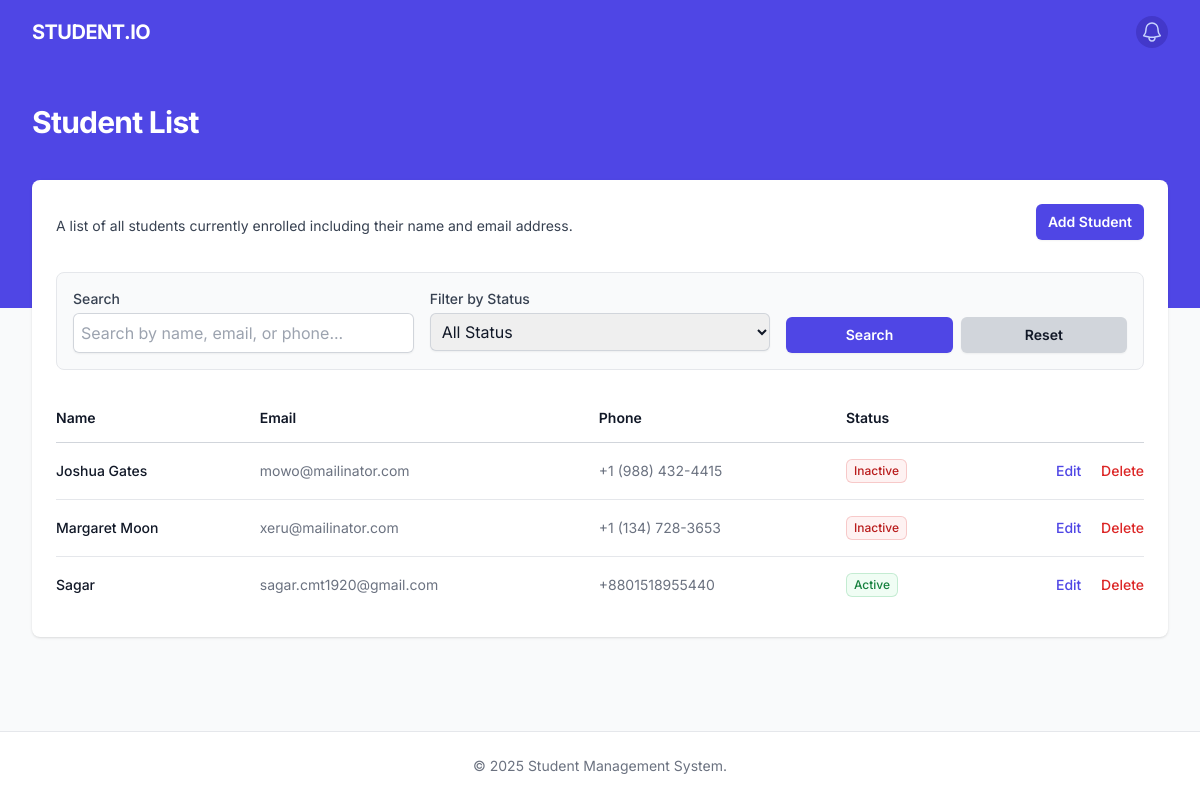
The page / on the database its author committed.
### tables this page shows
CREATE TABLE `students` (
  `id` int(11) NOT NULL,
  `name` varchar(255) NOT NULL,
  `email` varchar(255) NOT NULL,
  `phone` varchar(255) NOT NULL,
  `status` varchar(255) NOT NULL,
  `created_at` timestamp NOT NULL DEFAULT current_timestamp() ON UPDATE current_timestamp()
);

### api/read.php (called while the page is built, shortened)
<?php
require dirname(__DIR__) . '/config/db.php';
function getAllStudents()
{
    global $db_connect;
    $sql = "SELECT * FROM students ORDER BY id DESC";
    $result = $db_connect->query($sql);
    $students = [];
    if ($result->num_rows > 0) {
        while ($row = $result->fetch_assoc()) {
            $students[] = $row;
        }
    }
    return $students;
}

### index.php (the view, shortened to what this page needs)
<?php
require 'api/read.php';
$searchTerm = $_GET['search'] ?? '';
$statusFilter = $_GET['status'] ?? '';
if (!empty($searchTerm) || !empty($statusFilter)) {
    $students = searchStudents($searchTerm, $statusFilter);
} else {
    $students = getAllStudents();
}
?>
<!DOCTYPE html>
<html lang="en" class="h-full bg-gray-50">
<head>
    <script src="https://cdn.tailwindcss.com"></script>
</head>
<body class="h-full">
    <div class="min-h-full flex flex-col">
        <nav class="bg-indigo-600 pb-32">
            <div class="mx-auto max-w-7xl px-4 sm:px-6 lg:px-8">
                <div class="flex h-16 items-center justify-between">
                    <div class="flex items-center">
                        <div class="flex-shrink-0">
                            <span class="text-white font-bold text-xl tracking-tight">STUDENT.IO</span>
                        </div>
                    </div>
                    <div class="hidden md:block">
                        <div class="ml-4 flex items-center md:ml-6">
                            <button
                                class="rounded-full bg-indigo-700 p-1 text-indigo-200 hover:text-white focus:outline-none">
                            </button>
                        </div>
                    </div>
                </div>
            </div>
            <header class="py-10">
                <div class="mx-auto max-w-7xl px-4 sm:px-6 lg:px-8">
                    <h1 class="text-3xl font-bold tracking-tight text-white">
                        Student List
                    </h1>
                </div>
            </header>
        </nav>
        <main class="-mt-32">
            <div class="mx-auto max-w-7xl px-4 pb-12 sm:px-6 lg:px-8">
                <div class="rounded-lg bg-white px-5 py-6 shadow sm:px-6">
                    <div class="sm:flex sm:items-center mb-8">
                        <div class="sm:flex-auto">
                            <p class="mt-2 text-sm text-gray-700">
                                A list of all students currently enrolled including their name
                                and email address.
                            </p>
                        </div>
                        <div class="mt-4 sm:ml-16 sm:mt-0 sm:flex-none">
                            <a href="create.php"
                                class="block rounded-md bg-indigo-600 px-3 py-2 text-center text-sm font-semibold text-white shadow-sm hover:bg-indigo-500 focus-visible:outline focus-visible:outline-2 focus-visible:outline-offset-2 focus-visible:outline-indigo-600">
                                Add Student
                            </a>
                        </div>
                    </div>
                    <div class="mb-6 bg-gray-50 p-4 rounded-lg border border-gray-200">
                        <form method="GET" class="grid grid-cols-1 gap-4 sm:grid-cols-3">
                            <div>
                                <label for="search" class="block text-sm font-medium text-gray-700 mb-1">Search</label>
                                <input type="text" name="search" id="search" placeholder="Search by name, email, or phone..."
                                    value="<?php echo htmlspecialchars($searchTerm); ?>"
                                    class="w-full rounded-md border-0 p-2 text-gray-900 shadow-sm ring-1 ring-inset ring-gray-300 placeholder:text-gray-400 focus:ring-1 focus:ring-indigo-600 outline-none" />
                            </div>
                            <div>
                                <label for="status" class="block text-sm font-medium text-gray-700 mb-1">Filter by Status</label>
                                <select name="status" id="status"
                                    class="w-full rounded-md border-0 p-2 text-gray-900 shadow-sm ring-1 ring-inset ring-gray-300 focus:ring-1 focus:ring-indigo-600 outline-none">
                                    <option value="">All Status</option>
                                </select>
                            </div>
                            <div class="flex items-end gap-2">
                                <button type="submit"
                                    class="flex-1 rounded-md bg-indigo-600 px-3 py-2 text-sm font-semibold text-white shadow-sm hover:bg-indigo-500">
                                    Search
                                </button>
                                <a href="index.php"
                                    class="flex-1 rounded-md bg-gray-300 px-3 py-2 text-sm font-semibold text-gray-900 shadow-sm hover:bg-gray-400 text-center">
                                    Reset
                                </a>
                            </div>
                        </form>
                    </div>
                    <div class="overflow-x-auto">
                        <?php if (count($students) > 0): ?>
                        <table class="min-w-full divide-y divide-gray-300">
                            <thead>
                                <tr>
                                    <th scope="col"
                                        class="py-3.5 pl-4 pr-3 text-left text-sm font-semibold text-gray-900 sm:pl-0">
                                        Name
                                    </th>
                                    <th scope="col" class="px-3 py-3.5 text-left text-sm font-semibold text-gray-900">
                                        Email
                                    </th>
                                    <th scope="col" class="px-3 py-3.5 text-left text-sm font-semibold text-gray-900">
                                        Phone
                                    </th>
                                    <th scope="col" class="px-3 py-3.5 text-left text-sm font-semibold text-gray-900">
                                        Status
                                    </th>
                                    <th scope="col" class="relative py-3.5 pl-3 pr-4 sm:pr-0">
                                    </th>
                                </tr>
                            </thead>
                            <tbody class="divide-y divide-gray-200">
                                <?php foreach ($students as $student): ?>
                                <tr>
                                    <td
                                        class="whitespace-nowrap py-4 pl-4 pr-3 text-sm font-medium text-gray-900 sm:pl-0">
                                        <?php echo htmlspecialchars($student['name']); ?>
                                    </td>
                                    <td class="whitespace-nowrap px-3 py-4 text-sm text-gray-500">
                                        <?php echo htmlspecialchars($student['email']); ?>
                                    </td>
                                    <td class="whitespace-nowrap px-3 py-4 text-sm text-gray-500">
                                        <?php echo htmlspecialchars($student['phone']); ?>
                                    </td>
                                    <td class="whitespace-nowrap px-3 py-4 text-sm text-gray-500">
                                        <?php
                                            $statusBgColor = 'bg-gray-50';
                                            $statusTextColor = 'text-gray-700';
                                            $statusRingColor = 'ring-gray-600/20';
                                            if ($student['status'] === 'Active') {
                                                $statusBgColor = 'bg-green-50';
                                                $statusTextColor = 'text-green-700';
                                                $statusRingColor = 'ring-green-600/20';
                                            } elseif ($student['status'] === 'On Leave') {
                                                $statusBgColor = 'bg-yellow-50';
                                                $statusTextColor = 'text-yellow-800';
                                                $statusRingColor = 'ring-yellow-600/20';
                                            } elseif ($student['status'] === 'Graduated') {
                                                $statusBgColor = 'bg-blue-50';
                                                $statusTextColor = 'text-blue-700';
                                                $statusRingColor = 'ring-blue-600/20';
                                            } elseif ($student['status'] === 'Inactive') {
                                                $statusBgColor = 'bg-red-50';
                                                $statusTextColor = 'text-red-700';
                                                $statusRingColor = 'ring-red-600/20';
                                            }
                                        ?>
                                        <span
                                            class="inline-flex items-center rounded-md <?php echo $statusBgColor; ?> px-2 py-1 text-xs font-medium <?php echo $statusTextColor; ?> ring-1 ring-inset <?php echo $statusRingColor; ?>">
                                            <?php echo htmlspecialchars($student['status']); ?>
                                        </span>
                                    </td>
                                    <td
                                        class="relative whitespace-nowrap py-4 pl-3 pr-4 text-right text-sm font-medium sm:pr-0">
                                        <a href="edit.php?id=<?php echo $student['id']; ?>"
                                            class="text-indigo-600 hover:text-indigo-900 mr-4">Edit</a>
                                        <a href="api/delete.php?id=<?php echo $student['id']; ?>"
                                            class="text-red-600 hover:text-red-900"
                                            onclick="return confirm('Are you sure you want to delete <?php echo htmlspecialchars($student['name']); ?>? This action cannot be undone.');">Delete</a>
                                    </td>
                                </tr>
                                <?php endforeach; ?>
                            </tbody>
                        </table>
                        <?php endif; ?>
                    </div>
                </div>
            </div>
        </main>
        <footer class="bg-white border-t border-gray-200 py-6 mt-auto">
            <div class="mx-auto max-w-7xl px-4 sm:px-6 lg:px-8">
                <p class="text-center text-sm text-gray-500">
                    &copy; 2025 Student Management System.
                </p>
            </div>
        </footer>
    </div>
</body>
</html>

### index.php (style rules this page uses)
body { font-family: "Inter", sans-serif; }

### rows shown on the page
students: name "Joshua Gates", email "mowo@mailinator.com", phone "+1 (988) 432-4415", status "Inactive"
students: name "Margaret Moon", email "xeru@mailinator.com", phone "+1 (134) 728-3653", status "Inactive"
students: name "Sagar", email "sagar.cmt1920@gmail.com", phone "+8801518955440", status "Active"
